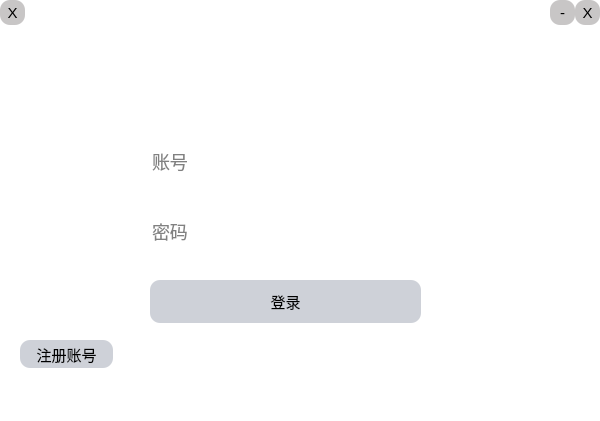
<?xml version="1.0" encoding="UTF-8"?>
<ui version="4.0">
 <class>LoginPage</class>
 <widget class="QWidget" name="LoginPage">
  <property name="geometry">
   <rect>
    <x>0</x>
    <y>0</y>
    <width>600</width>
    <height>421</height>
   </rect>
  </property>
  <property name="windowTitle">
   <string>Form</string>
  </property>
  <property name="styleSheet">
   <string notr="true">*{
background:rgb(255, 255, 255);
font-size:15px;
font-style:MingLiU-ExtB;
}
QFrame{
border:sold 10px rgba(0,0,0);
border-image: url(:/Picture/login2.jpg);
}
QLineEdit{
color:rgb(3, 3, 3);
background-color:rgb(255, 255, 255);
font-size:18px;
border-style:outset;
border-radius:10px;
font-style:MingLiU-ExtB;
}
QPushButton{
background:#ced1d8;
border-style:outset;
border-radius:10px;
font-style:MingLiU-ExtB;
}
QPushButton:pressed{
background-color:rgb(103, 130, 112);
border-style:inset;
font-style:MingLiU-ExtB;
}
QCheckBox{
background:rgba(85,170,255,0);
color:white;
font-style:MingLiU-ExtB;
}
QLabel{
color:white;
font-style:MingLiU-ExtB;
font-size:14px;
}
QToolButton{
background:rgb(200, 198, 198);
border-style:outset;
border-radius:10px;
font-style:MingLiU-ExtB;
color:black;
}</string>
  </property>
  <widget class="QFrame" name="frame">
   <property name="geometry">
    <rect>
     <x>0</x>
     <y>0</y>
     <width>600</width>
     <height>421</height>
    </rect>
   </property>
   <property name="frameShape">
    <enum>QFrame::StyledPanel</enum>
   </property>
   <property name="frameShadow">
    <enum>QFrame::Raised</enum>
   </property>
   <widget class="QLineEdit" name="Account">
    <property name="geometry">
     <rect>
      <x>150</x>
      <y>140</y>
      <width>271</width>
      <height>43</height>
     </rect>
    </property>
    <property name="placeholderText">
     <string>账号</string>
    </property>
   </widget>
   <widget class="QLineEdit" name="Password">
    <property name="geometry">
     <rect>
      <x>150</x>
      <y>210</y>
      <width>271</width>
      <height>43</height>
     </rect>
    </property>
    <property name="echoMode">
     <enum>QLineEdit::Password</enum>
    </property>
    <property name="placeholderText">
     <string>密码</string>
    </property>
   </widget>
   <widget class="QPushButton" name="Login">
    <property name="geometry">
     <rect>
      <x>150</x>
      <y>280</y>
      <width>271</width>
      <height>43</height>
     </rect>
    </property>
    <property name="text">
     <string>登录</string>
    </property>
    <property name="iconSize">
     <size>
      <width>30</width>
      <height>30</height>
     </size>
    </property>
    <property name="shortcut">
     <string>Return</string>
    </property>
   </widget>
   <widget class="QToolButton" name="Close">
    <property name="geometry">
     <rect>
      <x>575</x>
      <y>0</y>
      <width>25</width>
      <height>25</height>
     </rect>
    </property>
    <property name="text">
     <string>X</string>
    </property>
   </widget>
   <widget class="QPushButton" name="Enroll">
    <property name="geometry">
     <rect>
      <x>20</x>
      <y>340</y>
      <width>93</width>
      <height>28</height>
     </rect>
    </property>
    <property name="text">
     <string>注册账号</string>
    </property>
   </widget>
   <widget class="QToolButton" name="Shrink">
    <property name="geometry">
     <rect>
      <x>550</x>
      <y>0</y>
      <width>25</width>
      <height>25</height>
     </rect>
    </property>
    <property name="text">
     <string>-</string>
    </property>
   </widget>
   <widget class="QToolButton" name="Close_2">
    <property name="geometry">
     <rect>
      <x>0</x>
      <y>0</y>
      <width>25</width>
      <height>25</height>
     </rect>
    </property>
    <property name="text">
     <string>X</string>
    </property>
   </widget>
  </widget>
 </widget>
 <resources/>
 <connections/>
</ui>
